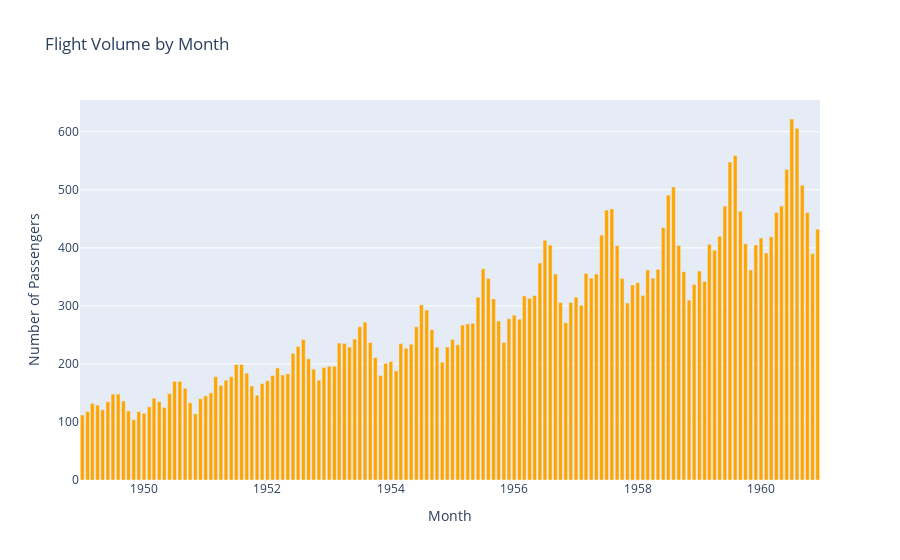

This figure's notebook cell:
### Code cell
# creating bar plot
fig_bar = px.bar(df, x='Month', y='#Passengers', title='Flight Volume by Month', 
                labels={'Month': 'Month', '#Passengers': 'Number of Passengers'})
# customizing color to orange cars
fig_bar.update_traces(marker_color='orange')
#display bar plot
fig_bar.show()

### Figure 1 — Plotly figure (JSON) as saved in the notebook; plotly's stock layout.template omitted (floating-point values rounded to 4 significant figures; data arrays with more than 128 entries replaced by an {"elided": "..."} marker saying what was removed)
{"data": [{"alignmentgroup": "True", "hovertemplate": "Month=%{x}<br>Number of Passengers=%{y}<extra></extra>", "legendgroup": "", "marker": {"color": "orange", "pattern": {"shape": ""}}, "name": "", "offsetgroup": "", "orientation": "v", "showlegend": false, "textposition": "auto", "type": "bar", "x": {"elided": "144 str values"}, "xaxis": "x", "y": {"elided": "144 int values"}, "yaxis": "y"}], "layout": {"barmode": "relative", "legend": {"tracegroupgap": 0}, "title": {"text": "Flight Volume by Month"}, "xaxis": {"anchor": "y", "domain": [0, 1], "title": {"text": "Month"}}, "yaxis": {"anchor": "x", "domain": [0, 1], "title": {"text": "Number of Passengers"}}}}
